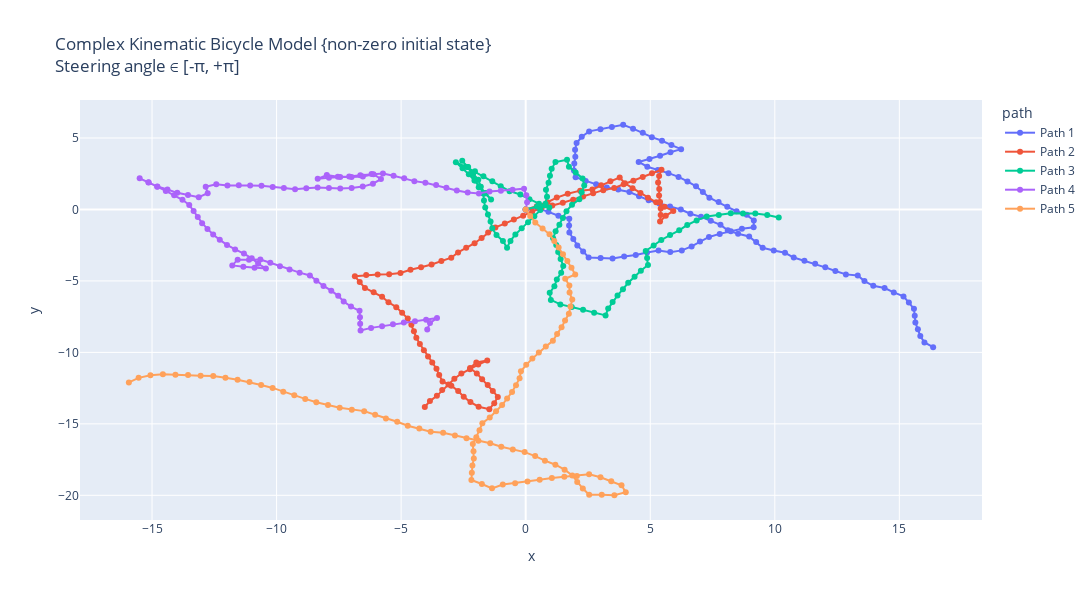

The code cell stored with this chart in its notebook:
### Markdown cell above
Making analytically more complex path, by introducing acceleration, initial heading and steering angle.
Complex Kinematic Bicycle Model with non-zero initial state : 
Trajectories with constant velocity, initial heading and steering angle as 0; 
But with complex kinematic_bicycle_model methods : kinematic_bicycle_model or kinematic_bicycle_model_w_slip

### Code cell
# Making 5 possible trajectories 
trajectories = []
for i in range (5):
    # Passed initial heading angle randomly (any angle b/w -90 to +90 degrees).
    # Passed acceleration; keeping acceleration constant for each trajectory, in a range of 0-2
    # Effect of acc. in the trajectory can be removed by making a = 0.0 
    # Initial delta can be any angle between -180 to +180 degrees.
    (x_traj, y_traj, θi, δi, a_traj, v_traj) = start_trajectory(v_init = 5, theta_init = round(np.pi * random.uniform(-0.5, 0.5), 2), a_init = round(random.uniform(-2, 2), 2), delta_init = round(np.pi * random.uniform(-1, 1), 2), mode = "complex")
    trajectories.append((x_traj, y_traj, θi, δi, a_traj, v_traj))

# Create a DataFrame for plotting
data = []
for i, (x_traj, y_traj, theta_init, delta_init, a_traj, v_traj) in enumerate(trajectories):
    for x, y, v in zip(x_traj, y_traj, v_traj):
        data.append({"x": x, "y": y, "v": v, "path": f"Path {i+1}"})
df = pd.DataFrame(data)

# Creating the plot using plotly.
fig = px.line(df, x="x", y="y", color="path", custom_data=["v"], title="Complex Kinematic Bicycle Model {non-zero initial state}  <br>Steering angle ∈ [-π, +π]", render_mode="svg")
# Adding hover functionality
fig.update_traces(mode="markers+lines", hovertemplate="<br>".join([
    "v: %{customdata[0]:.2f}",
    "x: %{x:.2f}",
    "y: %{y:.2f}"
]))
fig.update_layout(height=600,width=1130)
fig.show()

# Using matplotlib
plt.figure(figsize=(15, 6))
for i, (x_traj, y_traj, θi, δi, a_traj, v_traj) in enumerate(trajectories):
    # Model built such that a remains same inside; can be randomised by using a random statement.
    # print(x_traj,"\n", y_traj)
    plt.plot(x_traj, y_traj, label=f"Path {i+1}, θi = {θi}, δi = {δi}, ai = {a_traj[0]}", alpha = 0.7)
plt.xlabel("x [m]")
plt.ylabel("y [m]")
plt.title("Complex Kinematic Bicycle Model {non-zero initial state} \n Steering angle ∈ [-π, +π]")
plt.grid("True")
plt.legend()
plt.axis('equal')
plt.show()

# Using plt to show the velocity variation w.r.t. time :
dt = 0.1  # Time step
t_end = 10  # 10 seconds
t = np.arange(0, t_end + dt, dt)

plt.figure(figsize=(15, 6))
for i, (x_traj, y_traj, θi, δi, a_traj, v_traj) in enumerate(trajectories):
    # Model built such that a remains same inside; can be randomised by using a random statement.
    # print(x_traj,"\n", y_traj)
    plt.plot(t, v_traj, label=f"Path {i+1}", alpha = 0.7)
plt.ylabel("v [m/s]")
plt.xlabel("t [s]")
plt.grid("True")
plt.title("Velocity variation w.r.t. time")
plt.legend()
plt.show()
